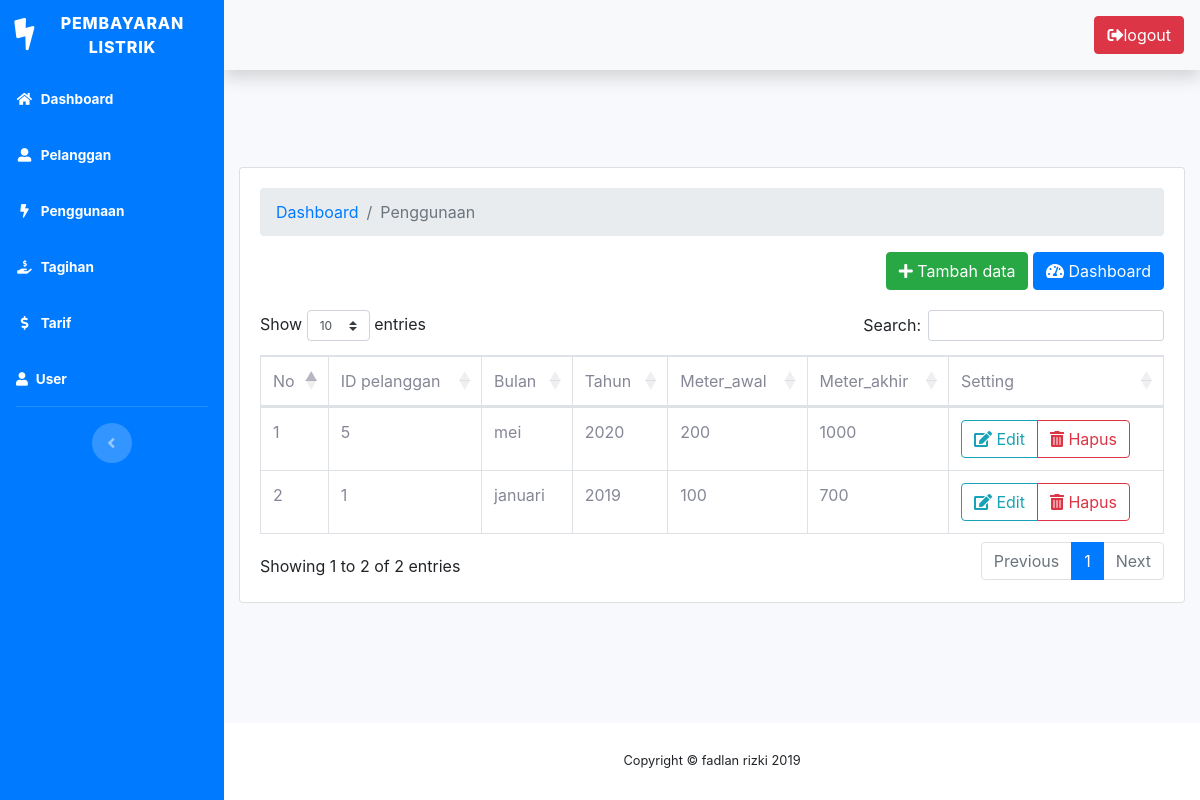
/penggunaan.php (signed in), run on the app's committed database.
### tables this page shows
CREATE TABLE `penggunaan` (
  `ID_penggunaan` int(10) NOT NULL,
  `ID_pelanggan` int(10) NOT NULL,
  `bulan` varchar(10) NOT NULL,
  `tahun` varchar(10) NOT NULL,
  `meter_awal` int(10) NOT NULL,
  `meter_akhir` int(10) NOT NULL
);

### penggunaan.php (the view, shortened to what this page needs)
<?php require_once 'includes/header.php'; ?>
<?php require_once 'modal/tambahPenggunaan.php'; ?>
     <main role="main">
  <div class="container-fluid">
    <div class="card">
      <div class="card-body">
<ol class="breadcrumb">
    <li class="breadcrumb-item">
    <a href="dashboard.php">Dashboard</a>
    </li>
    <li class="breadcrumb-item active">Penggunaan</li>
</ol>
          <div class="float-right" style="padding-bottom: 20px;">
          <button class="btn btn-success" data-toggle="modal" data-target="#TambahPenggunaan"><i class="fas fa-plus"></i> Tambah data</button>
          <a class="btn btn-primary" href="dashboard.php"><i class="fas fa-tachometer-alt"></i> Dashboard</a>
        </div>
         <div class="table-responsive">
          <table class="table table-bordered" id="fadlan" width="100%" cellspacing="0">
            <thead>
              <tr>
                <td>No</td>
                <td>ID pelanggan</td>
                <td>Bulan</td>
                <td>Tahun</td>
                <td>Meter_awal</td>
                <td>Meter_akhir</td>
                <td>Setting</td>
              </tr>
            </thead>
            <tbody>
              <?php
                $result = mysqli_query($connect, "SELECT * FROM penggunaan ORDER BY ID_penggunaan DESC");
              $no = 1;
              if (mysqli_num_rows($result)>0){
                while ($row = mysqli_fetch_array($result)){
                  ?>
                  <tr>
                    <td><?=$no++?></td>
                    <td><?=$row[1]?></td>
                    <td><?=$row[2]?></td>
                    <td><?=$row[3]?></td>
                    <td><?=$row[4]?></td>
                    <td><?=$row[5]?></td>
                     <td>
                    <div class="btn-group">
                      <a class="btn btn-outline-info" href="editPenggunaan.php?id=<?=$row[0]?>"><i class="fas fa-edit"></i> Edit</a>
                      <a class="btn btn-outline-danger" href="php_action/prosesHapusPenggunaan.php?id=<?=$row[0]?>" onclick="return confirm('apakah anda yakin menghapus data dengan id <?=$row[1]?>')"><i class="fas fa-trash-alt"></i> Hapus</a>
                </div>
              </td>
            </tr>
            <?php
          }
        }
        else{
          ?>
                      <tr>
                        <td colspan="11" class="text-center"><h3>Tidak ada data</h3></td>
                      </tr>
                      <?php
                    }
                    ?>
            </tbody>
          </table>
        </div>
      </div>
    </div>
  </div>
</main>
<?php require_once 'includes/footer.php'; ?>

### data on the page
penggunaan: ID_pelanggan "5", bulan "mei", tahun "2020", meter_awal "200", meter_akhir "1000"
penggunaan: ID_pelanggan "1", bulan "januari", tahun "2019", meter_awal "100", meter_akhir "700"
